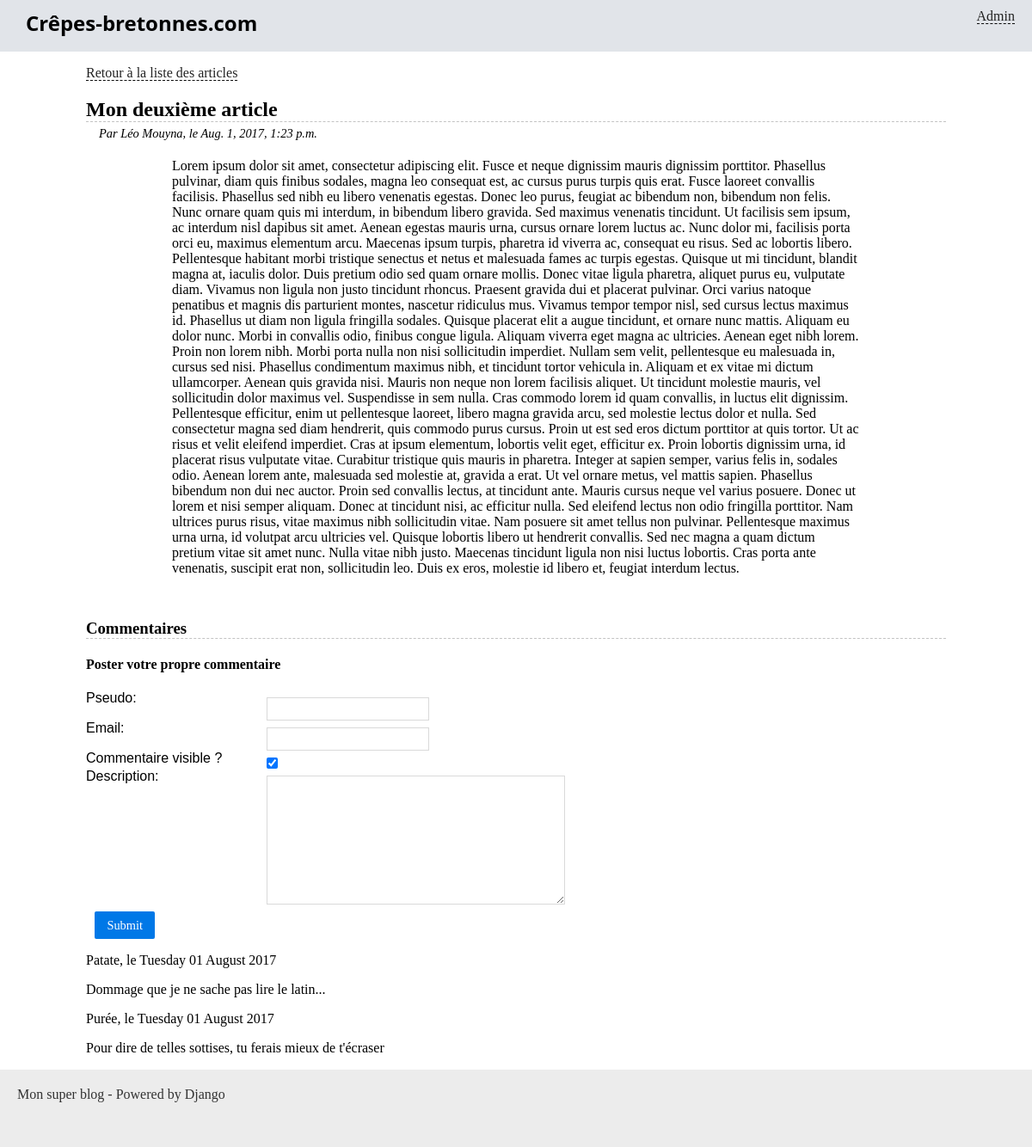
Page /mon-deuxieme-article on the committed database.
### blog/models.py (models this page shows, shortened)
class Article(models.Model):
    titre = models.CharField(max_length=100)
    slug = models.SlugField()
    auteur = models.CharField(max_length=42)
    contenu = models.TextField(null=True)
    date = models.DateTimeField(verbose_name="Date de parution",
                                auto_now_add=True, auto_now=False)
    is_visible = models.BooleanField(verbose_name="Article publié ?",
                                     default=False)
    categorie = models.ForeignKey('Categorie')

class Comment(models.Model):
    content = models.TextField(verbose_name="Description")
    pseudo = models.CharField(max_length=42, verbose_name="Pseudo")
    email = models.EmailField(verbose_name="Email")
    is_visible = models.BooleanField(default=True, verbose_name="Commentaire visible ?")
    article = models.ForeignKey('Article')
    date = models.DateTimeField(auto_now_add=True, auto_now=False)

### blog/views.py (the view)
# urls.py: url(r'^(?P<slug>.+)$', views.lire_article, name='blog_lire'),
def lire_article(request, slug):
    article = get_object_or_404(Article, slug=slug)
    comments = Comment.objects.filter(article=article).exclude(is_visible=False)
    if request.method == "POST":
        form = CommentForm(request.POST)
        if form.is_valid():
            comment = form.save(commit=False)
            comment.article = article
            comment.save()
    else:
        form = CommentForm()
    return render(request, 'blog/lire_article.html', locals())

### blog/forms.py
class CommentForm(forms.ModelForm):
    class Meta:
        model = Comment
        fields = ('pseudo', 'email', 'is_visible', 'content', )

### blog/templates/blog/lire_article.html (shortened to what this page needs)
{% extends "blog/base.html" %}
{% block content %}
	<p>
		<a href="{% url 'accueil' %}">Retour à la liste des articles</a>
	</p>
	<h2 class="titre-article">{{ article.titre }}</h2>
	<p class="infos-article">Par {{ article.auteur }}, le {{ article.date }}</p>
	<div class="contenu-article">
		{{ article.contenu|safe }}
	</div>
	<h3 class="titre-comments">Commentaires</h3>
	<h4>Poster votre propre commentaire</h4>
	<form method="post" action="{% url 'blog_lire' article.slug %}" class="pure-form">
		{{ form.as_p }}
		<p style="text-align:center">
			<input class="pure-button pure-button-primary" type="submit" />
		</p>
	</form>
	{% for comment in comments %}
	<div class="commentaire">
			<p>{{comment.pseudo}}, le {{ comment.date|date:'l d F Y' }}</p>
			<p>{{comment.content}}</p>
	</div>
	{% endfor %}
{% endblock %}

### blog/templates/blog/base.html (shortened to what this page needs)
{% load static %}
<!doctype html>
<html lang="fr">
<head>
    <link rel="stylesheet" href="{% static 'blog/styles.css' %}" />
</head>
<body>
    <header>
    	<aside>
        	<a href="{% url 'admin:index' %}">Admin</a>
        </aside>
        <h1>Crêpes-bretonnes.com</h1>
    </header>
    <div class="container">
    	{% block content %}{% endblock %}
    </div>
    <footer>
        Mon super blog - Powered by Django
    </footer>
</body>
</html>

### blog/static/blog/styles.css (style rules this page uses)
* { box-sizing: border-box; }
body { margin: 0; padding: 0; }
a { color: #222; border-bottom: 1px dashed #000; text-decoration: none; }
.container { margin: 0 auto; width: 1000px; }
header { background-color: #e1e4e9; height: 60px; padding-top: 10px; padding-bottom: 13px; }
header aside { float: right; margin-right: 20px; }
header h1 { margin: 0 30px; font-size: 1.5em; font-family: 'Open Sans'; }
footer { background-color: #ECECEC; color: #333; height: 90px; padding: 20px; }
form label { display: block; float: left; font-weight: lighter; width: 200px; text-align: justify; font-family: Arvo, Arial; }
form input, form select, form textarea { border: 1px solid #d9d9d9; color: #343434; float: left; margin: 8px 10px 0px 10px; padding: 5px; }
form textarea { height: 150px; }
form p { clear: both; }
.titre-article, .titre-comments { border-bottom: 1px dashed #c3c3c3; margin-bottom: 0; }
.infos-article { margin: 5px 0 0 15px; font-style: italic; font-size: 0.9em; }
.titre-comments { margin-top: 50px; }
.contenu-article { margin: 20px auto; width: 80%; }
input[type="submit"] { background-color: #0078E7; color: #FFF; font-family: Verdana; font-size: 0.9em; padding: 0.5em 1em; border: 0px none transparent; text-decoration: none; border-radius: 2px; display: inline-block; }

### rows in the picture
Article: titre "Mon deuxième article", auteur "Léo Mouyna", date "Aug. 1, 2017, 1:23 p.m.", contenu "Lorem ipsum dolor sit amet, consectetur adipiscing elit. Fusce et neque dignissim mauris dignissim porttitor. Phasellus pulvinar, diam quis finibus sodales, magna leo consequat est, ac cursus purus turpis quis erat. Fusce laoreet convallis facilisis. Phasellus sed nibh eu libero venenatis egestas. Donec leo purus, feugiat ac bibendum non, bibendum non felis. Nunc ornare quam quis mi interdum, in bibendum libero gravida. Sed maximus venenatis tincidunt. Ut facilisis sem ipsum, ac interdum nisl dapibus sit amet. Aenean egestas mauris urna, cursus ornare lorem luctus ac. Nunc dolor mi, facilisis porta orci eu, maximus elementum arcu. Maecenas ipsum turpis, pharetra id viverra ac, consequat eu…"
Comment: pseudo "Patate", date "Tuesday 01 August 2017", content "Dommage que je ne sache pas lire le latin..."
Comment: pseudo "Purée", date "Tuesday 01 August 2017", content "Pour dire de telles sottises, tu ferais mieux de t'écraser"
